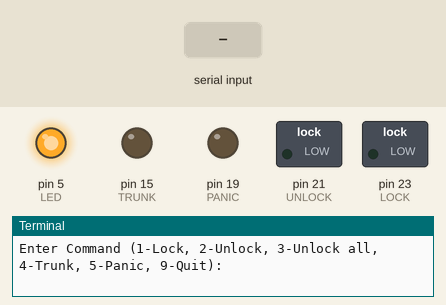
Recording of a program running on a simulated Raspberry Pi (header pin numbers). Parts: switched loads named in the program (green lamp = pin HIGH), output pins drawn as LEDs (lit = HIGH), the last lines printed to the terminal. The test bench sets the inputs (shaded band).

Above: at 1.2 s.
1.3 s: "1" typed at the terminal, then Enter
At 1.42 s:
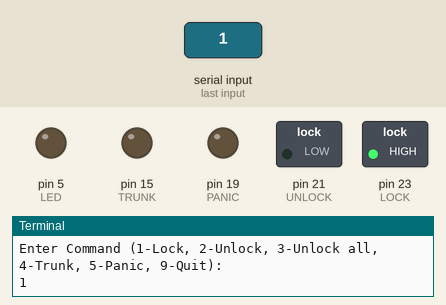
3.2 s: "2" typed at the terminal, then Enter
At 3.32 s:
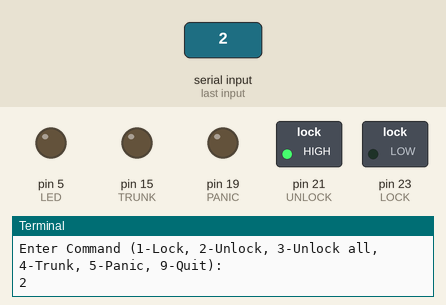
Timing chart, 0 to 6.2 s (numbered marks = the images above; inputs shaded):
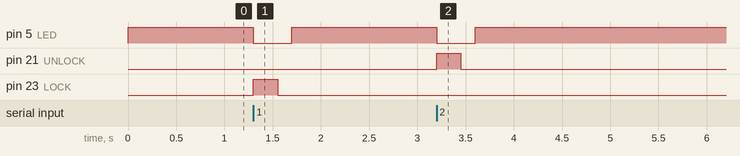

Measured:
- after the input at 1.3 s, pin 5 (LED): HIGH → LOW at once, → HIGH 0.40 s later; pin 23 (LOCK): LOW → HIGH at once, → LOW 0.25 s later
- after the input at 3.2 s, pin 5 (LED): HIGH → LOW at once, → HIGH 0.40 s later; pin 21 (UNLOCK): LOW → HIGH at once, → LOW 0.25 s later

The program:

keyfob.py
```python
import RPi.GPIO as GPIO
import time

# lock:		gpio pin 23
# unlock:	gpio pin 21
# panic:	gpio pin 19
# trunk:	gpio pin 15
LOCK = 23
UNLOCK = 21
PANIC = 19
TRUNK = 15
LED = 5

def initialize():
	GPIO.setwarnings(False)
	GPIO.setmode(GPIO.BOARD)

	GPIO.setup(LOCK, GPIO.OUT)
	GPIO.setup(UNLOCK, GPIO.OUT)
	GPIO.setup(PANIC, GPIO.OUT)
	GPIO.setup(TRUNK, GPIO.OUT)
	GPIO.setup(LED, GPIO.OUT)

	GPIO.output(LED, True)
	GPIO.output(LOCK, False)
	GPIO.output(UNLOCK, False)
	GPIO.output(PANIC, False)
	GPIO.output(TRUNK, False)

def press_button(gpio_pin):
	GPIO.output(gpio_pin, True)
	time.sleep(.25)
	GPIO.output(gpio_pin, False)

def lock():
	press_button(LOCK)

def unlock():
	press_button(UNLOCK)

def unlock_all():
	press_button(UNLOCK)
	time.sleep(.25)
	press_button(UNLOCK)

def trunk():
	press_button(TRUNK)

def panic():
	press_button(PANIC)

def main():
	initialize()
	input_var = 0
	while input_var != 9:
		input_var = input("Enter Command (1-Lock, 2-Unlock, 3-Unlock all, 4-Trunk, 5-Panic, 9-Quit): ")
		if input_var == 2:
			GPIO.output(LED,False)
			unlock()
			time.sleep(.15)
			GPIO.output(LED,True)
		elif input_var == 3:
			GPIO.output(LED,False)
			unlock_all()
			GPIO.output(LED,True)
		elif input_var == 1:
			GPIO.output(LED,False)
			lock()
			time.sleep(.15)
			GPIO.output(LED,True)
		elif input_var == 4:
			GPIO.output(LED,False)
			trunk()
			time.sleep(.15)
			GPIO.output(LED,True)
		elif input_var == 5:
			GPIO.output(LED,False)
			panic()
			time.sleep(.15)
			GPIO.output(LED,True)
		elif input_var == 9:
			print "Exiting..."
		else:
			print "INVALID"
	print "Successful Exit"

main()
```
